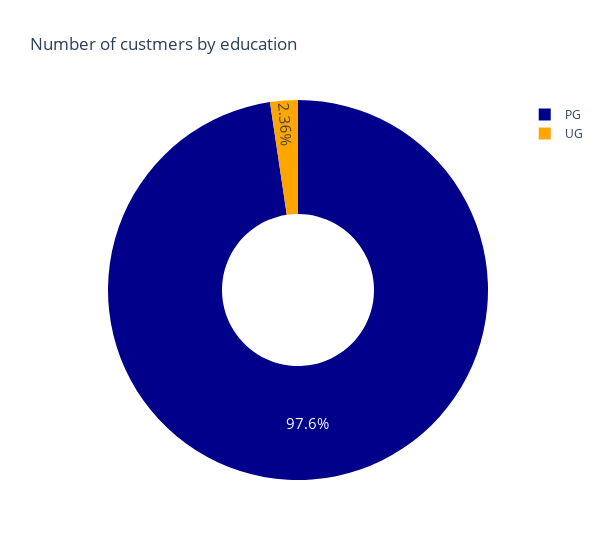

Notebook code for this chart:
### Code cell
df_edu = df.groupby('education')['id'].sum().to_frame().reset_index()

viz_pie(df_edu , df_edu['id'], df_edu['education'], df_edu['education'], 'Number of custmers by education')

### Figure 1 — Plotly figure (JSON) as saved in the notebook; plotly's stock layout.template omitted (floating-point values rounded to 4 significant figures)
{"data": [{"domain": {"x": [0, 1], "y": [0, 1]}, "hole": 0.4, "hovertemplate": "education=%{label}<br>id=%{value}<extra></extra>", "labels": ["PG", "UG"], "legendgroup": "", "name": "", "showlegend": true, "textfont": {"size": 15}, "textinfo": "percent", "type": "pie", "values": [12062970, 291406]}], "layout": {"legend": {"tracegroupgap": 0}, "piecolorway": ["darkblue", "orange"], "title": {"text": "Number of custmers by education"}, "width": 600}}
